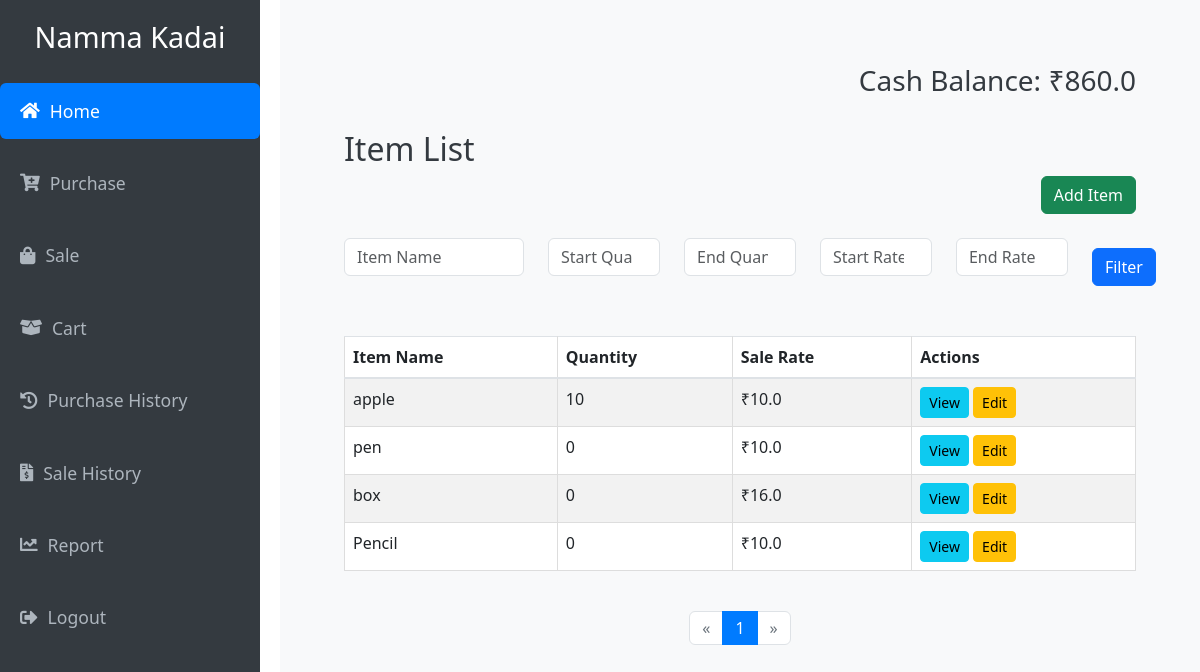
Page / (signed in) on the earlier database version.
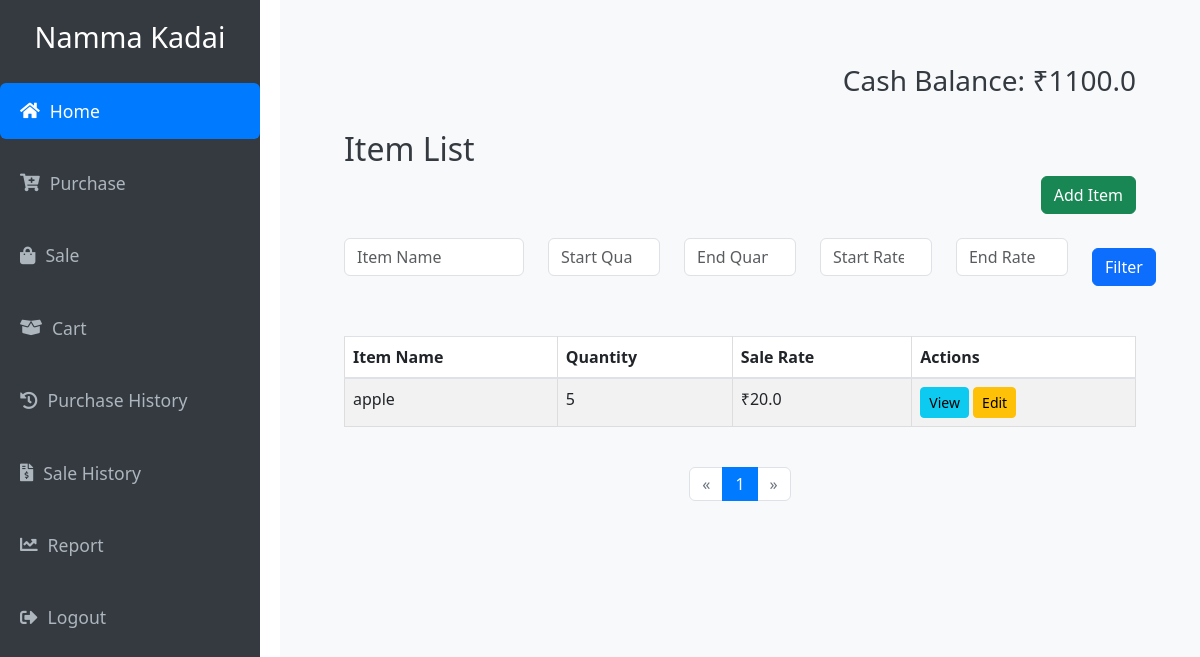
Same page on the later database version.
### Namma_Kadai/models.py (models this page shows)
class Company(db.Model):
    id = db.Column(db.Integer, primary_key=True)
    company_name = db.Column(db.String(150),unique=True, nullable=False)
    cash_balance = db.Column(db.Float, nullable=False, default=1000.00)
    user_id = db.Column(db.Integer, db.ForeignKey('user.id'), nullable=False)
    purchases = db.relationship('Purchase', backref='company_purchase', lazy=True)
    items = db.relationship('Item', backref='company', lazy=True)
    sales = db.relationship('Sales', backref='sales_company', lazy=True)

class Item(db.Model):
    id = db.Column(db.Integer, primary_key=True)
    item_name = db.Column(db.String(150), nullable=False)
    qty = db.Column(db.Integer, nullable=False, default=0)
    rate = db.Column(db.Float, nullable=False,)  # New field for the rate of the item
    company_id = db.Column(db.Integer, db.ForeignKey('company.id'), nullable=False)
    sales = db.relationship('Sales', backref='item_relation', lazy=True)

### Namma_Kadai/routes.py (the view)
@app.route('/', methods=['GET', 'POST'])
@login_required
def home():
    item_name_filter = request.args.get('item_name', '')
    start_rate = request.args.get('start_rate', '')
    end_rate = request.args.get('end_rate', '')
    start_qty = request.args.get('start_qty', '')
    end_qty = request.args.get('end_qty', '')
    company_id = current_user.companies.id  # Since a user has only one company, we can access it like this
    query = Item.query.filter_by(company_id=company_id)
    if item_name_filter:
        query = query.filter(Item.item_name.ilike(f'%{item_name_filter}%'))
    if start_rate:
        query = query.filter(Item.rate >= float(start_rate))
    if end_rate:
        query = query.filter(Item.rate <= float(end_rate))
    if start_qty:
        query = query.filter(Item.qty >= int(start_qty))
    if end_qty:
        query = query.filter(Item.qty <= int(end_qty))
    page = request.args.get('page', 1, type=int)
    pagination = query.paginate(page=page, per_page=5)  # Adjust `per_page` as needed
    items = pagination.items
    return render_template('home.html', items=items, pagination=pagination)

### Namma_Kadai/routes.py (called while the page is built)
@login_manager.user_loader
def load_user(user_id):
    return User.query.get(int(user_id))

### Namma_Kadai/templates/home.html (shortened to what this page needs)
{% extends "base.html" %}
{% block content %}
<div class="container mt-4">
    {% if current_user.is_authenticated %}
    <div class="row mb-4">
        <div class="col-md-12 text-right">
            <h3>Cash Balance: ₹{{ current_user.companies.cash_balance }}</h3>
        </div>
    </div>
    {% endif %}
    <h2>Item List</h2>
    <div class="row mb-4">
        <div class="col-md-12 text-right">
            <button type="button" class="btn btn-success" data-bs-toggle="modal" data-bs-target="#addItemModal">
                Add Item
            </button>
        </div>
    </div>
    <form method="get" action="{{ url_for('home') }}">
        <div class="row mb-4">
            <div class="col-md-3">
                <input type="text" class="form-control" name="item_name" placeholder="Item Name" value="{{ request.args.get('item_name', '') }}">
            </div>
            <div class="col-md-2">
                <input type="number" class="form-control" name="start_qty" placeholder="Start Quantity" value="{{ request.args.get('start_qty', '') }}">
            </div>
            <div class="col-md-2">
                <input type="number" class="form-control" name="end_qty" placeholder="End Quantity" value="{{ request.args.get('end_qty', '') }}">
            </div>
            <div class="col-md-2">
                <input type="number" step="1" class="form-control" name="start_rate" placeholder="Start Rate" value="{{ request.args.get('start_rate', '') }}">
            </div>
            <div class="col-md-2">
                <input type="number" step="1" class="form-control" name="end_rate" placeholder="End Rate" value="{{ request.args.get('end_rate', '') }}">
            </div>
            <div class="col-md-1">
                <button type="submit" class="btn btn-primary">Filter</button>
            </div>
        </div>
    </form>
    {% if items %}
    <div class="row">
        <div class="col-md-12">
            <table class="table table-striped">
                <thead>
                    <tr>
                        <th>Item Name</th>
                        <th>Quantity</th>
                        <th>Sale Rate</th>
                        <th>Actions</th>
                    </tr>
                </thead>
                <tbody>
                    {% for item in items %}
                    <tr>
                        <td>{{ item.item_name }}</td>
                        <td>{{ item.qty }}</td>
                        <td>₹{{ item.rate }}</td>
                        <td>
                            <a href="{{ url_for('view_item', item_id=item.id) }}" class="btn btn-info btn-sm">View</a>
                            <button type="button" class="btn btn-warning btn-sm" data-bs-toggle="modal" data-bs-target="#editItemModal{{ item.id }}">
                                Edit
                            </button>
                        </td>
                    </tr>
                    {% endfor %}
                </tbody>
            </table>
        </div>
    </div>
    <div class="d-flex justify-content-center mt-4">
        <nav aria-label="Page navigation">
            <ul class="pagination">
                {% if pagination.has_prev %}
                <li class="page-item">
                    <a class="page-link" href="{{ url_for('home', page=pagination.prev_num) }}{% for key, value in request.args.items() if key != 'page' %}&{{ key }}={{ value }}{% endfor %}" aria-label="Previous">
                        <span aria-hidden="true">&laquo;</span>
                    </a>
                </li>
                {% else %}
                <li class="page-item disabled">
                    <span class="page-link">&laquo;</span>
                </li>
                {% endif %}
                {% for page_num in pagination.iter_pages() %}
                {% if page_num %}
                <li class="page-item {% if page_num == pagination.page %}active{% endif %}">
                    <a class="page-link" href="{{ url_for('home', page=page_num) }}{% for key, value in request.args.items() if key != 'page' %}&{{ key }}={{ value }}{% endfor %}">{{ page_num }}</a>
                </li>
                {% else %}
                <li class="page-item disabled"><span class="page-link">...</span></li>
                {% endif %}
                {% endfor %}
                {% if pagination.has_next %}
                <li class="page-item">
                    <a class="page-link" href="{{ url_for('home', page=pagination.next_num) }}{% for key, value in request.args.items() if key != 'page' %}&{{ key }}={{ value }}{% endfor %}" aria-label="Next">
                        <span aria-hidden="true">&raquo;</span>
                    </a>
                </li>
                {% else %}
                <li class="page-item disabled">
                    <span class="page-link">&raquo;</span>
                </li>
                {% endif %}
            </ul>
        </nav>
    </div>
    {% else %}
    <p>No items available.</p>
    {% endif %}
</div>
</div>
{% endblock %}

### Namma_Kadai/templates/base.html (shortened to what this page needs)
<!DOCTYPE html>
<html lang="en">
<head>
    <link href="https://stackpath.bootstrapcdn.com/bootstrap/4.5.2/css/bootstrap.min.css" rel="stylesheet">
    <link href="https://cdnjs.cloudflare.com/ajax/libs/font-awesome/5.15.4/css/all.min.css" rel="stylesheet">
<link href="https://cdn.jsdelivr.net/npm/bootstrap@5.3.0/dist/css/bootstrap.min.css" rel="stylesheet">
</head>
<body>
    {% if current_user.is_authenticated %}
    <div class="sidebar">
        <h3>{{ current_user.companies.company_name }}</h3>
        <nav class="nav flex-column">
            <a class="nav-link active" href="{{ url_for('home') }}"><i class="fas fa-home"></i> Home</a>
            <a class="nav-link" href="{{ url_for('add_purchases') }}"><i class="fas fa-cart-plus"></i> Purchase</a>
            <a class="nav-link" href="{{ url_for('add_sale') }}"><i class="fas fa-shopping-bag"></i> Sale</a>
            <a class="nav-link" href="{{ url_for('cart') }}"><i class="fas fa-box-open"></i> Cart</a>
            <a class="nav-link" href="{{ url_for('purchase_list') }}"><i class="fas fa-history"></i> Purchase History</a>
            <a class="nav-link" href="{{ url_for('sale_list') }}"><i class="fas fa-file-invoice-dollar"></i> Sale History</a>
            <a class="nav-link" href="{{ url_for('inventory_report') }}"><i class="fas fa-chart-line"></i> Report</a>
            <a class="nav-link" href="{{ url_for('logout') }}"><i class="fas fa-sign-out-alt"></i> Logout</a>
        </nav>
    </div>
    {% endif %}
    <div class="content">
        <div class="container mt-4">
            {% block content %}{% endblock %}
        </div>
</body>
</html>

### Namma_Kadai/templates/base.html (style rules this page uses)
* { box-sizing: border-box; margin: 0; padding: 0; }
body { font-family: 'Arial', sans-serif; background-color: #f8f9fa; color: #343a40; }
.sidebar { height: 100vh; position: fixed; top: 0; left: 0; background-color: #343a40; width: 260px; padding-top: 20px; transition: all 0.3s ease; overflow: hidden; z-index: 1000; }
.sidebar h3 { color: #fff; text-align: center; font-size: 1.8rem; margin-bottom: 20px; }
.sidebar .nav-link { color: #adb5bd; padding: 15px 20px; font-size: 1.1rem; border-radius: 6px; margin: 8px 0; display: flex; align-items: center; transition: background-color 0.3s, color 0.3s; }
.sidebar .nav-link i { margin-right: 10px; }
.sidebar .nav-link.active { background-color: #007bff; color: #ffffff; }
.content { margin-left: 280px; padding: 40px; background-color: #f8f9fa; min-height: 100vh; transition: margin-left 0.3s ease; }
.content h1, .content h2, .content h3 { color: #343a40; }
body { font-family: Arial, sans-serif; background-color: #f8f9fa; color: #343a40; }
h1, h2 { color: #343a40; }
button { margin-top: 10px; }
form { margin-bottom: 30px; }
.remove-row-btn, .btn-secondary, .btn-primary { margin-top: 10px; font-size: 14px; }
.btn-primary { background-color: #007bff; color: white; border: none; }
table { width: 100%; margin-top: 20px; border-collapse: collapse; }
table th, table td { padding: 10px; text-align: left; border: 1px solid #ddd; }
table th { background-color: #f1f1f1; }

Differences in the rows shown:
removed Item: item_name "pen", qty "0", rate "10.0"
removed Item: item_name "box", qty "0", rate "16.0"
removed Item: item_name "Pencil", qty "0", rate "10.0"
changed Company "Namma Kadai": companies.cash_balance "860.0" → "1100.0"
changed Item "apple": qty "10" → "5"; rate "10.0" → "20.0"
